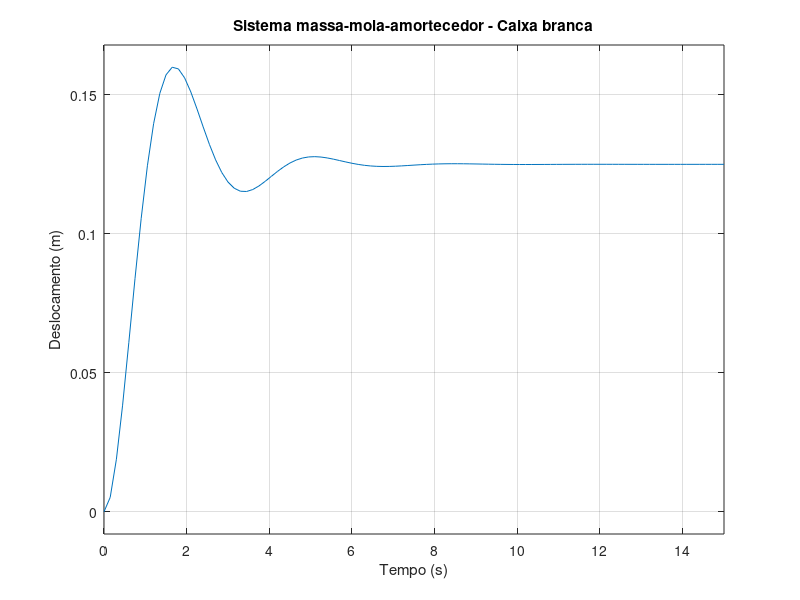
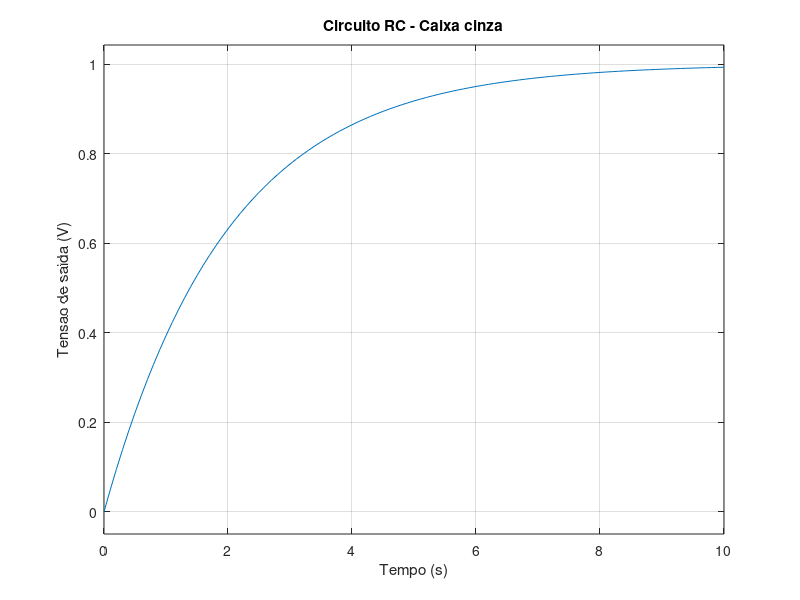
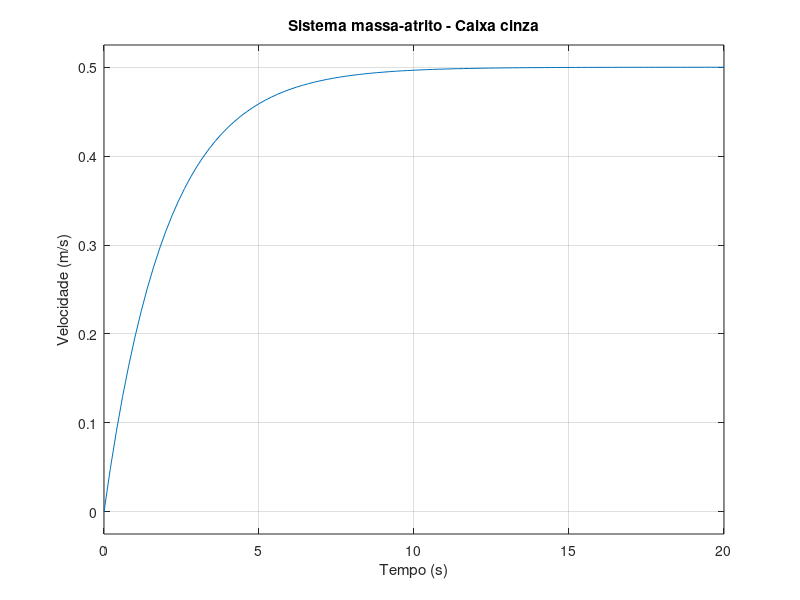

Write the MATLAB code that produced these figures, in order.
%%
clc
clear all
close all

%% 1. Sistema massa–mola–amortecedor — Caixa Branca

M = 2;
B = 3;
K = 8;

num = 1;

den = [M B K];

G1 = tf(num, den);

G1

figure
step(G1, 15)

grid on

xlabel("Tempo (s)")
ylabel("Deslocamento (m)")
title("Sistema massa-mola-amortecedor - Caixa branca")

%% 2. Circuito RC — Caixa Cinza

R = 1000;
tau = 2;
C = tau/R;

num = 1;
den = [R*C 1];

G1 = tf(num, den);

C
G1

figure
step(G1, 10)

grid on

xlabel("Tempo (s)")
ylabel("Tensao de saida (V)")
title("Circuito RC - Caixa cinza")

%% 3. Sistema massa–atrito — Caixa Cinza

M = 4;
F = 1;
v = 0.5;

B = F/v;

num = 1;
den = [M B];

G1 = tf(num, den);

B
G1

figure
step(G1)

grid on

xlabel("Tempo (s)")
ylabel("Velocidade (m/s)")
title("Sistema massa-atrito - Caixa cinza")
